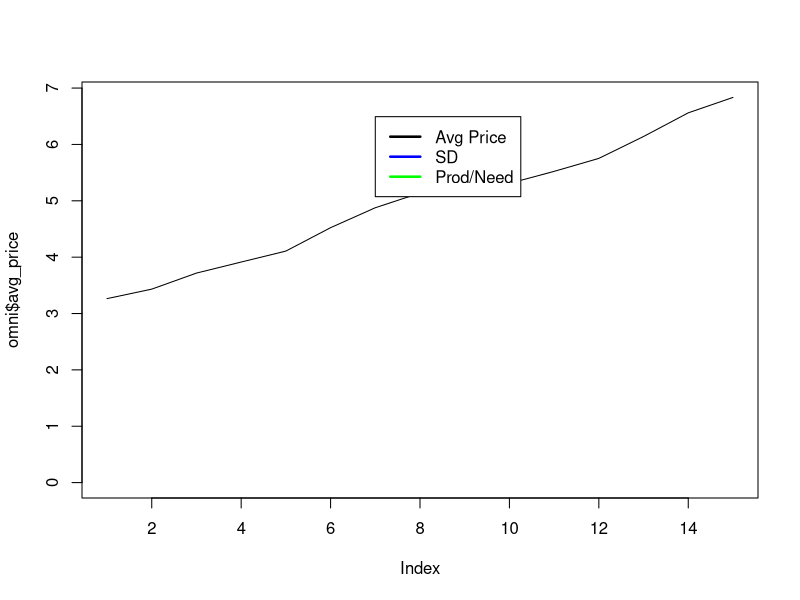

Generate this figure with R: (Note: this script raises an error after producing the figure.)
omni=read.csv("a.txt")
plot(omni$avg_price,type="l",ylim=c(0,max(omni$avg_price)))
lines(omni$sd,col="blue")
lines(omni$amtProduced_need,col="green")
legend(7,(.95*(max(omni$avg_price))), c("Avg Price","SD","Prod/Need"), lty=c(1,1,1), lwd=c(2.5,2.5,2.5),col=c("black","blue","green"))
omni=read.csv("b.txt")
plot(omni$avg_price,type="l",ylim=c(0,max(omni$avg_price)))
lines(omni$sd,col="blue")
lines(omni$amtProduced_need,col="green")
legend(7,(.95*(max(omni$avg_price))), c("Avg Price","SD","Prod/Need"), lty=c(1,1,1), lwd=c(2.5,2.5,2.5),col=c("black","blue","green"))
omni=read.csv("c.txt")
plot(omni$avg_price,type="l",ylim=c(0,max(omni$avg_price)))
lines(omni$sd,col="blue")
lines(omni$amtProduced_need,col="green")
legend(7,(.95*(max(omni$avg_price))), c("Avg Price","SD","Prod/Need"), lty=c(1,1,1), lwd=c(2.5,2.5,2.5),col=c("black","blue","green"))
omni=read.csv("d.txt")
plot(omni$avg_price,type="l",ylim=c(0,max(omni$avg_price)))
lines(omni$sd,col="blue")
lines(omni$amtProduced_need,col="green")
legend(7,(.95*(max(omni$avg_price))), c("Avg Price","SD","Prod/Need"), lty=c(1,1,1), lwd=c(2.5,2.5,2.5),col=c("black","blue","green"))
omni=read.csv("e.txt")
plot(omni$avg_price,type="l",ylim=c(0,max(omni$avg_price)))
lines(omni$sd,col="blue")
lines(omni$amtProduced_need,col="green")
legend(7,(.95*(max(omni$avg_price))), c("Avg Price","SD","Prod/Need"), lty=c(1,1,1), lwd=c(2.5,2.5,2.5),col=c("black","blue","green"))
omni=read.csv("f.txt")
plot(omni$avg_price,type="l",ylim=c(0,max(omni$avg_price)))
lines(omni$sd,col="blue")
lines(omni$amtProduced_need,col="green")
legend(7,(.95*(max(omni$avg_price))), c("Avg Price","SD","Prod/Need"), lty=c(1,1,1), lwd=c(2.5,2.5,2.5),col=c("black","blue","green"))
omni=read.csv("g.txt")
plot(omni$avg_price,type="l",ylim=c(0,max(omni$avg_price)))
lines(omni$sd,col="blue")
lines(omni$amtProduced_need,col="green")
legend(7,(.95*(max(omni$avg_price))), c("Avg Price","SD","Prod/Need"), lty=c(1,1,1), lwd=c(2.5,2.5,2.5),col=c("black","blue","green"))
omni=read.csv("h.txt")
plot(omni$avg_price,type="l",ylim=c(0,max(omni$avg_price)))
lines(omni$sd,col="blue")
lines(omni$amtProduced_need,col="green")
legend(7,(.95*(max(omni$avg_price))), c("Avg Price","SD","Prod/Need"), lty=c(1,1,1), lwd=c(2.5,2.5,2.5),col=c("black","blue","green"))
omni=read.csv("i.txt")
plot(omni$avg_price,type="l",ylim=c(0,max(omni$avg_price)))
lines(omni$sd,col="blue")
lines(omni$amtProduced_need,col="green")
legend(7,(.95*(max(omni$avg_price))), c("Avg Price","SD","Prod/Need"), lty=c(1,1,1), lwd=c(2.5,2.5,2.5),col=c("black","blue","green"))
omni=read.csv("j.txt")
plot(omni$avg_price,type="l",ylim=c(0,max(omni$avg_price)))
lines(omni$sd,col="blue")
lines(omni$amtProduced_need,col="green")
legend(7,(.95*(max(omni$avg_price))), c("Avg Price","SD","Prod/Need"), lty=c(1,1,1), lwd=c(2.5,2.5,2.5),col=c("black","blue","green"))
